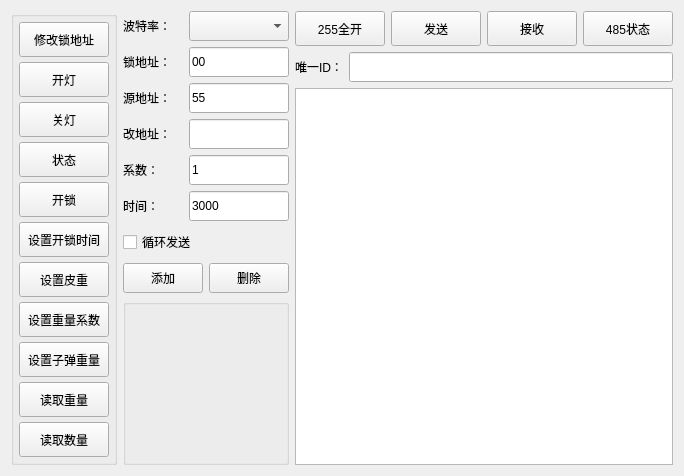
<?xml version="1.0" encoding="UTF-8"?>
<ui version="4.0">
 <class>SetupRs485</class>
 <widget class="QWidget" name="SetupRs485">
  <property name="geometry">
   <rect>
    <x>0</x>
    <y>0</y>
    <width>658</width>
    <height>471</height>
   </rect>
  </property>
  <property name="windowTitle">
   <string>Form</string>
  </property>
  <layout class="QHBoxLayout" name="horizontalLayout_4">
   <item>
    <widget class="QGroupBox" name="groupBox">
     <property name="sizePolicy">
      <sizepolicy hsizetype="Fixed" vsizetype="Preferred">
       <horstretch>0</horstretch>
       <verstretch>0</verstretch>
      </sizepolicy>
     </property>
     <layout class="QVBoxLayout" name="verticalLayout">
      <property name="spacing">
       <number>5</number>
      </property>
      <property name="leftMargin">
       <number>5</number>
      </property>
      <property name="topMargin">
       <number>5</number>
      </property>
      <property name="rightMargin">
       <number>5</number>
      </property>
      <property name="bottomMargin">
       <number>5</number>
      </property>
      <item>
       <widget class="QPushButton" name="changeAddr">
        <property name="minimumSize">
         <size>
          <width>90</width>
          <height>35</height>
         </size>
        </property>
        <property name="text">
         <string>修改锁地址</string>
        </property>
       </widget>
      </item>
      <item>
       <widget class="QPushButton" name="openLcdButton">
        <property name="minimumSize">
         <size>
          <width>90</width>
          <height>35</height>
         </size>
        </property>
        <property name="text">
         <string>开灯</string>
        </property>
       </widget>
      </item>
      <item>
       <widget class="QPushButton" name="closeLcdButton">
        <property name="minimumSize">
         <size>
          <width>90</width>
          <height>35</height>
         </size>
        </property>
        <property name="text">
         <string>关灯</string>
        </property>
       </widget>
      </item>
      <item>
       <widget class="QPushButton" name="state">
        <property name="minimumSize">
         <size>
          <width>90</width>
          <height>35</height>
         </size>
        </property>
        <property name="text">
         <string>状态</string>
        </property>
       </widget>
      </item>
      <item>
       <widget class="QPushButton" name="openLock">
        <property name="minimumSize">
         <size>
          <width>90</width>
          <height>35</height>
         </size>
        </property>
        <property name="text">
         <string>开锁</string>
        </property>
       </widget>
      </item>
      <item>
       <widget class="QPushButton" name="setOLTButton">
        <property name="minimumSize">
         <size>
          <width>90</width>
          <height>35</height>
         </size>
        </property>
        <property name="text">
         <string>设置开锁时间</string>
        </property>
       </widget>
      </item>
      <item>
       <widget class="QPushButton" name="setDWButton">
        <property name="minimumSize">
         <size>
          <width>90</width>
          <height>35</height>
         </size>
        </property>
        <property name="text">
         <string>设置皮重</string>
        </property>
       </widget>
      </item>
      <item>
       <widget class="QPushButton" name="setWWButton">
        <property name="minimumSize">
         <size>
          <width>90</width>
          <height>35</height>
         </size>
        </property>
        <property name="text">
         <string>设置重量系数</string>
        </property>
       </widget>
      </item>
      <item>
       <widget class="QPushButton" name="setUnitWButton">
        <property name="minimumSize">
         <size>
          <width>90</width>
          <height>35</height>
         </size>
        </property>
        <property name="text">
         <string>设置子弹重量</string>
        </property>
       </widget>
      </item>
      <item>
       <widget class="QPushButton" name="readWeight">
        <property name="minimumSize">
         <size>
          <width>90</width>
          <height>35</height>
         </size>
        </property>
        <property name="text">
         <string>读取重量</string>
        </property>
       </widget>
      </item>
      <item>
       <widget class="QPushButton" name="readNumber">
        <property name="minimumSize">
         <size>
          <width>90</width>
          <height>35</height>
         </size>
        </property>
        <property name="text">
         <string>读取数量</string>
        </property>
       </widget>
      </item>
     </layout>
    </widget>
   </item>
   <item>
    <widget class="QWidget" name="widget_5" native="true">
     <property name="sizePolicy">
      <sizepolicy hsizetype="Fixed" vsizetype="Preferred">
       <horstretch>0</horstretch>
       <verstretch>0</verstretch>
      </sizepolicy>
     </property>
     <layout class="QVBoxLayout" name="verticalLayout_3">
      <property name="leftMargin">
       <number>0</number>
      </property>
      <property name="topMargin">
       <number>0</number>
      </property>
      <property name="rightMargin">
       <number>0</number>
      </property>
      <property name="bottomMargin">
       <number>0</number>
      </property>
      <item>
       <widget class="QWidget" name="widget_4" native="true">
        <property name="sizePolicy">
         <sizepolicy hsizetype="Preferred" vsizetype="Fixed">
          <horstretch>0</horstretch>
          <verstretch>0</verstretch>
         </sizepolicy>
        </property>
        <layout class="QGridLayout" name="gridLayout">
         <property name="leftMargin">
          <number>0</number>
         </property>
         <property name="topMargin">
          <number>0</number>
         </property>
         <property name="rightMargin">
          <number>0</number>
         </property>
         <property name="bottomMargin">
          <number>0</number>
         </property>
         <item row="2" column="0">
          <widget class="QLabel" name="label_3">
           <property name="minimumSize">
            <size>
             <width>0</width>
             <height>30</height>
            </size>
           </property>
           <property name="text">
            <string>源地址：</string>
           </property>
          </widget>
         </item>
         <item row="0" column="1">
          <widget class="QComboBox" name="cboxBaudRate">
           <property name="minimumSize">
            <size>
             <width>0</width>
             <height>30</height>
            </size>
           </property>
           <property name="maximumSize">
            <size>
             <width>100</width>
             <height>16777215</height>
            </size>
           </property>
          </widget>
         </item>
         <item row="1" column="1">
          <widget class="QLineEdit" name="dAddress">
           <property name="minimumSize">
            <size>
             <width>0</width>
             <height>30</height>
            </size>
           </property>
           <property name="maximumSize">
            <size>
             <width>100</width>
             <height>16777215</height>
            </size>
           </property>
           <property name="text">
            <string>00</string>
           </property>
          </widget>
         </item>
         <item row="6" column="0">
          <widget class="QLabel" name="label_6">
           <property name="minimumSize">
            <size>
             <width>0</width>
             <height>30</height>
            </size>
           </property>
           <property name="text">
            <string>时间：</string>
           </property>
          </widget>
         </item>
         <item row="0" column="0">
          <widget class="QLabel" name="label_5">
           <property name="minimumSize">
            <size>
             <width>0</width>
             <height>30</height>
            </size>
           </property>
           <property name="text">
            <string>波特率：</string>
           </property>
          </widget>
         </item>
         <item row="3" column="1">
          <widget class="QLineEdit" name="address">
           <property name="minimumSize">
            <size>
             <width>0</width>
             <height>30</height>
            </size>
           </property>
           <property name="maximumSize">
            <size>
             <width>100</width>
             <height>16777215</height>
            </size>
           </property>
          </widget>
         </item>
         <item row="5" column="1">
          <widget class="QLineEdit" name="wratioEdit">
           <property name="sizePolicy">
            <sizepolicy hsizetype="Fixed" vsizetype="Fixed">
             <horstretch>0</horstretch>
             <verstretch>0</verstretch>
            </sizepolicy>
           </property>
           <property name="minimumSize">
            <size>
             <width>0</width>
             <height>30</height>
            </size>
           </property>
           <property name="maximumSize">
            <size>
             <width>100</width>
             <height>16777215</height>
            </size>
           </property>
           <property name="text">
            <string>1</string>
           </property>
          </widget>
         </item>
         <item row="3" column="0">
          <widget class="QLabel" name="label_4">
           <property name="minimumSize">
            <size>
             <width>0</width>
             <height>30</height>
            </size>
           </property>
           <property name="text">
            <string>改地址：</string>
           </property>
          </widget>
         </item>
         <item row="6" column="1">
          <widget class="QLineEdit" name="msec">
           <property name="sizePolicy">
            <sizepolicy hsizetype="Preferred" vsizetype="Fixed">
             <horstretch>0</horstretch>
             <verstretch>0</verstretch>
            </sizepolicy>
           </property>
           <property name="minimumSize">
            <size>
             <width>0</width>
             <height>30</height>
            </size>
           </property>
           <property name="maximumSize">
            <size>
             <width>100</width>
             <height>16777215</height>
            </size>
           </property>
           <property name="toolTip">
            <string>所有时间设置都是读取的此输入框的数据！单位毫秒</string>
           </property>
           <property name="text">
            <string>3000</string>
           </property>
          </widget>
         </item>
         <item row="2" column="1">
          <widget class="QLineEdit" name="sAddress">
           <property name="minimumSize">
            <size>
             <width>0</width>
             <height>30</height>
            </size>
           </property>
           <property name="maximumSize">
            <size>
             <width>100</width>
             <height>16777215</height>
            </size>
           </property>
           <property name="text">
            <string>55</string>
           </property>
          </widget>
         </item>
         <item row="1" column="0">
          <widget class="QLabel" name="label_2">
           <property name="minimumSize">
            <size>
             <width>0</width>
             <height>30</height>
            </size>
           </property>
           <property name="text">
            <string>锁地址：</string>
           </property>
          </widget>
         </item>
         <item row="5" column="0">
          <widget class="QLabel" name="label_7">
           <property name="minimumSize">
            <size>
             <width>0</width>
             <height>30</height>
            </size>
           </property>
           <property name="text">
            <string>系数：</string>
           </property>
          </widget>
         </item>
        </layout>
       </widget>
      </item>
      <item>
       <widget class="QCheckBox" name="loopSend">
        <property name="minimumSize">
         <size>
          <width>0</width>
          <height>30</height>
         </size>
        </property>
        <property name="text">
         <string>循环发送</string>
        </property>
       </widget>
      </item>
      <item>
       <widget class="QWidget" name="widget" native="true">
        <property name="sizePolicy">
         <sizepolicy hsizetype="Preferred" vsizetype="Fixed">
          <horstretch>0</horstretch>
          <verstretch>0</verstretch>
         </sizepolicy>
        </property>
        <layout class="QHBoxLayout" name="horizontalLayout">
         <property name="leftMargin">
          <number>0</number>
         </property>
         <property name="topMargin">
          <number>0</number>
         </property>
         <property name="rightMargin">
          <number>0</number>
         </property>
         <property name="bottomMargin">
          <number>0</number>
         </property>
         <item>
          <widget class="QPushButton" name="addLoop">
           <property name="minimumSize">
            <size>
             <width>70</width>
             <height>30</height>
            </size>
           </property>
           <property name="text">
            <string>添加</string>
           </property>
          </widget>
         </item>
         <item>
          <widget class="QPushButton" name="delLoop">
           <property name="minimumSize">
            <size>
             <width>70</width>
             <height>30</height>
            </size>
           </property>
           <property name="text">
            <string>删除</string>
           </property>
          </widget>
         </item>
        </layout>
       </widget>
      </item>
      <item>
       <widget class="ZDiyList" name="loopList"/>
      </item>
     </layout>
    </widget>
   </item>
   <item>
    <layout class="QVBoxLayout" name="verticalLayout_2">
     <item>
      <widget class="QWidget" name="widget_2" native="true">
       <property name="sizePolicy">
        <sizepolicy hsizetype="Preferred" vsizetype="Fixed">
         <horstretch>0</horstretch>
         <verstretch>0</verstretch>
        </sizepolicy>
       </property>
       <layout class="QHBoxLayout" name="horizontalLayout_2">
        <property name="leftMargin">
         <number>0</number>
        </property>
        <property name="topMargin">
         <number>0</number>
        </property>
        <property name="rightMargin">
         <number>0</number>
        </property>
        <property name="bottomMargin">
         <number>0</number>
        </property>
        <item>
         <widget class="QPushButton" name="allOpen">
          <property name="sizePolicy">
           <sizepolicy hsizetype="Fixed" vsizetype="Fixed">
            <horstretch>0</horstretch>
            <verstretch>0</verstretch>
           </sizepolicy>
          </property>
          <property name="minimumSize">
           <size>
            <width>90</width>
            <height>35</height>
           </size>
          </property>
          <property name="text">
           <string>255全开</string>
          </property>
         </widget>
        </item>
        <item>
         <widget class="QPushButton" name="send458">
          <property name="sizePolicy">
           <sizepolicy hsizetype="Fixed" vsizetype="Fixed">
            <horstretch>0</horstretch>
            <verstretch>0</verstretch>
           </sizepolicy>
          </property>
          <property name="minimumSize">
           <size>
            <width>90</width>
            <height>35</height>
           </size>
          </property>
          <property name="text">
           <string>发送</string>
          </property>
         </widget>
        </item>
        <item>
         <widget class="QPushButton" name="received">
          <property name="sizePolicy">
           <sizepolicy hsizetype="Fixed" vsizetype="Fixed">
            <horstretch>0</horstretch>
            <verstretch>0</verstretch>
           </sizepolicy>
          </property>
          <property name="minimumSize">
           <size>
            <width>90</width>
            <height>35</height>
           </size>
          </property>
          <property name="text">
           <string>接收</string>
          </property>
         </widget>
        </item>
        <item>
         <widget class="QPushButton" name="state485">
          <property name="sizePolicy">
           <sizepolicy hsizetype="Fixed" vsizetype="Fixed">
            <horstretch>0</horstretch>
            <verstretch>0</verstretch>
           </sizepolicy>
          </property>
          <property name="minimumSize">
           <size>
            <width>90</width>
            <height>35</height>
           </size>
          </property>
          <property name="text">
           <string>485状态</string>
          </property>
         </widget>
        </item>
       </layout>
      </widget>
     </item>
     <item>
      <widget class="QWidget" name="widget_3" native="true">
       <layout class="QHBoxLayout" name="horizontalLayout_3">
        <property name="leftMargin">
         <number>0</number>
        </property>
        <property name="topMargin">
         <number>0</number>
        </property>
        <property name="rightMargin">
         <number>0</number>
        </property>
        <property name="bottomMargin">
         <number>0</number>
        </property>
        <item>
         <widget class="QLabel" name="label">
          <property name="minimumSize">
           <size>
            <width>0</width>
            <height>30</height>
           </size>
          </property>
          <property name="text">
           <string>唯一ID：</string>
          </property>
         </widget>
        </item>
        <item>
         <widget class="QLineEdit" name="lineEdit">
          <property name="minimumSize">
           <size>
            <width>0</width>
            <height>30</height>
           </size>
          </property>
         </widget>
        </item>
       </layout>
      </widget>
     </item>
     <item>
      <widget class="QTextBrowser" name="textEdit"/>
     </item>
    </layout>
   </item>
  </layout>
 </widget>
 <customwidgets>
  <customwidget>
   <class>ZDiyList</class>
   <extends>QGroupBox</extends>
   <header location="global">zdiylist.h</header>
   <container>1</container>
  </customwidget>
 </customwidgets>
 <resources/>
 <connections/>
</ui>
